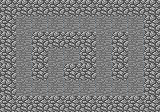

Tiled map render using the project's own tile images. Description and the map definition, with tile-layer contents summarised, below:
An orthogonal 10x7 tile map with 16x16 px tiles, 3 tile layers (background, walls, static_objects) and 15 objects.

<map version="1.0" orientation="orthogonal" renderorder="right-down" width="10" height="7" tilewidth="16" tileheight="16" nextobjectid="16">
 <tileset firstgid="1" name="textures" tilewidth="16" tileheight="16" tilecount="256" columns="16">
  <image source="textures.png" width="256" height="256" />
 </tileset>
 <layer name="background" width="10" height="7">
  <data>[70 cells, 70 non-empty, 1 distinct tile ids]</data>
 </layer>
 <layer name="walls" width="10" height="7">
  <data>[70 cells, 42 non-empty, 1 distinct tile ids]</data>
 </layer>
 <layer name="static_objects" width="10" height="7">
  <data>[70 cells, 0 non-empty, 0 distinct tile ids]</data>
 </layer>
 <objectgroup name="walls">
  <object id="1" x="0" y="0" width="160" height="16" />
  <object id="2" x="144" y="16" width="16" height="96" />
  <object id="3" x="0" y="96" width="144" height="16" />
  <object id="4" x="0" y="16" width="16" height="80" />
  <object id="5" x="32" y="32" width="16" height="48" />
  <object id="6" x="48" y="32" width="48" height="16" />
  <object id="7" x="80" y="48" width="16" height="32" />
  <object id="8" x="64" y="64" width="16" height="16" />
  <object id="9" x="112" y="32" width="16" height="48" />
 </objectgroup>
 <objectgroup name="static_objects">
  <object id="14" x="16" y="16" width="16" height="16" />
  <object id="15" x="128" y="80" width="16" height="16" />
 </objectgroup>
 <objectgroup name="actors">
  <object id="10" x="16" y="80" width="16" height="16" />
 </objectgroup>
 <objectgroup name="enemies">
  <object id="11" x="128" y="16" width="16" height="16" />
 </objectgroup>
 <objectgroup name="lights">
  <object id="12" x="48" y="48" width="16" height="16" />
  <object id="13" x="96" y="48" width="16" height="16" />
 </objectgroup>
</map>
